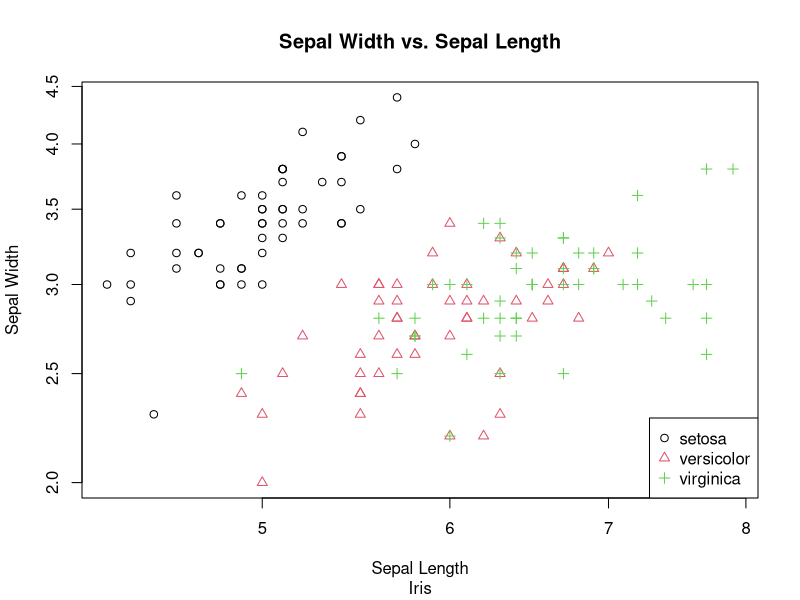
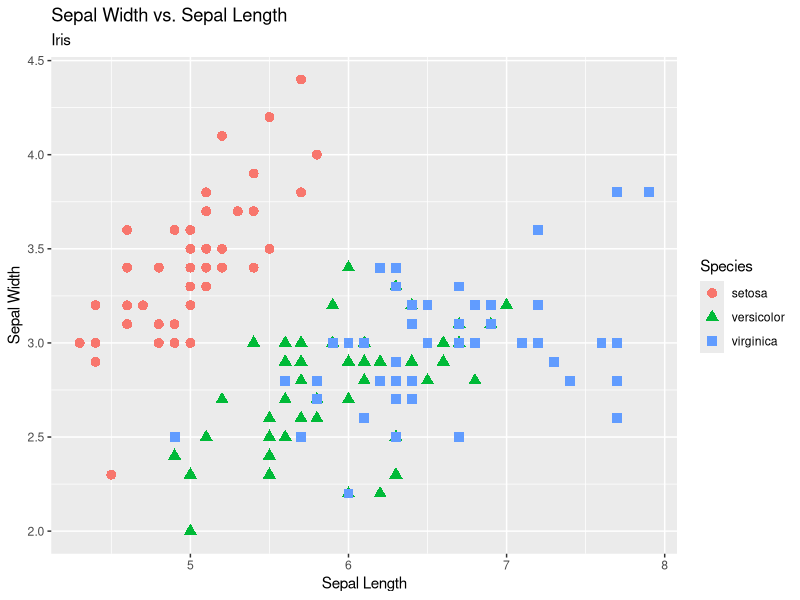
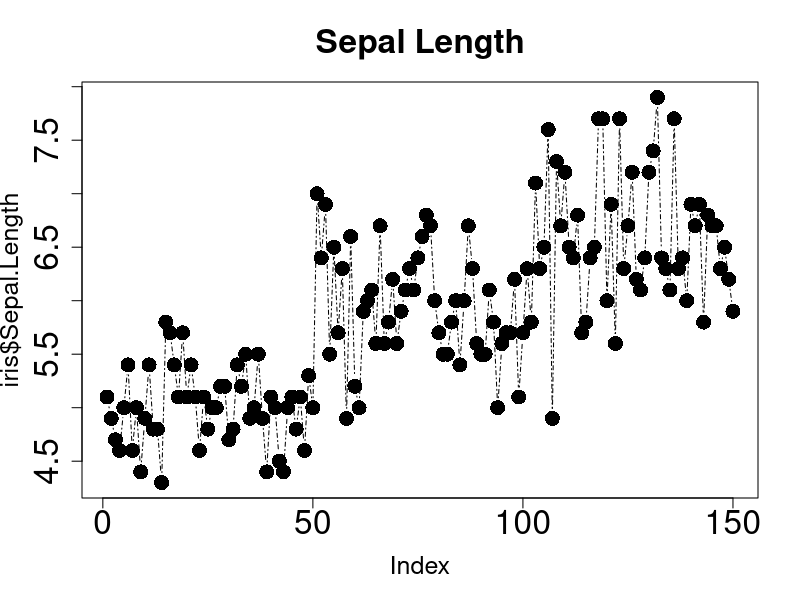
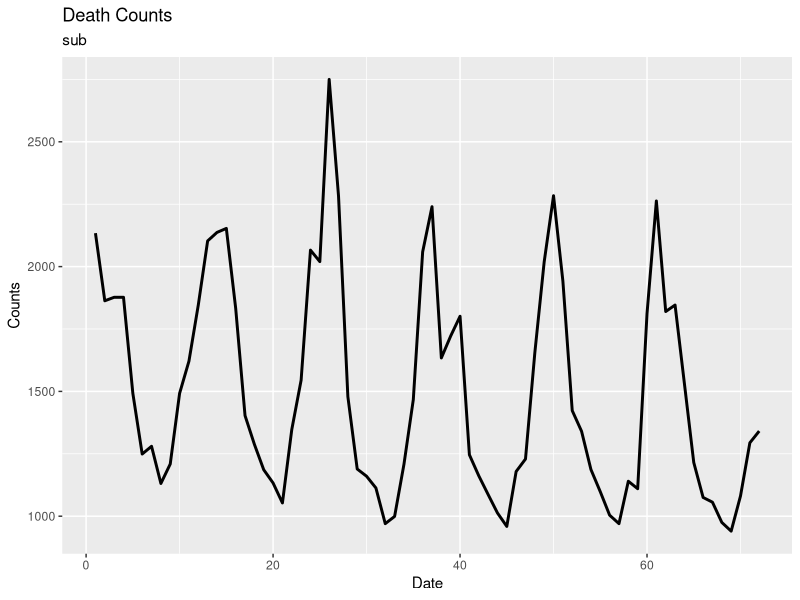
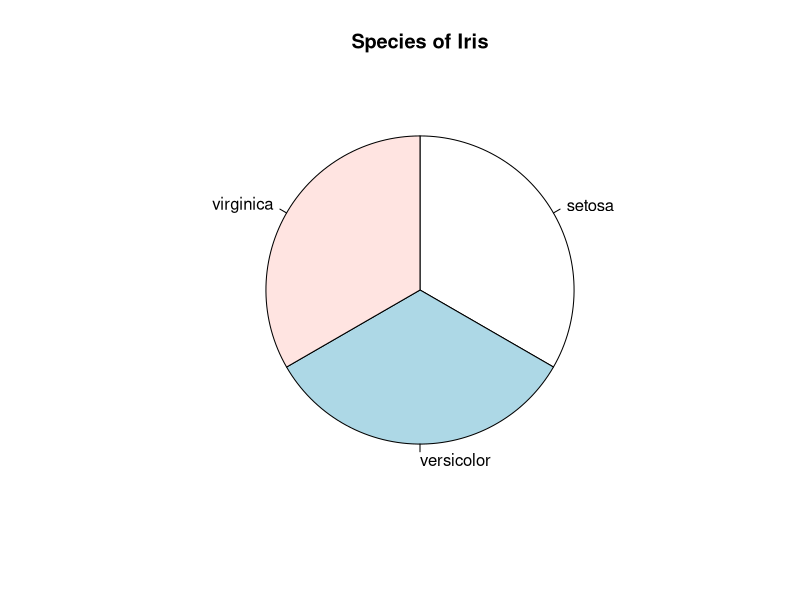

These charts were generated, in order, by the following R code: (Note: this script raises an error after producing the figures.)
head(iris)

summary(iris)

unique(iris$Species)

# Some parameters related to titles, labels, limits...
plot(x = iris$Sepal.Length, y = iris$Sepal.Width,
     main = "Sepal Width vs. Sepal Length",    # Title
     sub = "Iris",                             # Sub title
#      xlim = range(iris$Sepal.Length),          # limits of x-axis
#      ylim = c(1, 10),                          # Limits of y-axis
     xlab = "Sepal Length",                    # Label of x-axis
     ylab = "Sepal Width",                     # Label of y-axis
     log = "xy",                                # Axis to be set on log scale
     col = iris$Species,                       # color
     pch = as.numeric(iris$Species),           # point type
#      axes = F,
)            
# x and y are arguments - these two are sufficient for a plot
# In this plot, I specified some most basic graphical parameters.

# Add legends
legend("bottomright",
       legend = unique(iris$Species),
       col = unique(iris$Species),
       pch = as.numeric(unique(iris$Species))
)

# ggplot2
library(ggplot2)
e <- ggplot(iris, aes(Sepal.Length, Sepal.Width, color = Species, shape = Species)) +
        geom_point(size = 3) +
        labs(title = "Sepal Width vs. Sepal Length",
             subtitle = "Iris",
             x = "Sepal Length",
             y = "Sepal Width")
e

# Some parameters related to text and plot size.
plot(x = iris$Sepal.Length,
     type = "b",    # Type of plot
     pch = 16,     # plotting symbols, 1~25 plus anything you want.
     cex = 2,       # Plotting text and symbol size
     cex.axis = 2,  # Axis annotation size
     main = "Sepal Length", 
     cex.main = 2,  # Title text size
     cex.lab = 1.5,   # Axis label size
     lwd = 1,       # Line width
     lty = 4,
)

length(mdeaths)

md <- data.frame(Index = 1:length(mdeaths), Count = c(mdeaths))
e <- ggplot(md, aes(Index, Count)) +
        geom_line(size = 1) +
        labs(title = "Death Counts",
             subtitle = "sub",
             x = "Date",
             y = "Counts")
e

table(iris$Species)

pie(x = table(iris$Species),
#     col = 1:3,
    clockwise = T,
    main = "Species of Iris",  
)

# Some parameters related to colors
# par(bg = "lightgreen") # par() sets graphical parameters before plots.

hist(iris$Sepal.Length,
     freq = F,             # count or proportion
     breaks = 15,
     breaks = seq(from = 4,to = 8,by = 0.5),
     xlim = range(iris$Sepal.Length),
     main = "Histogram of Sepal Length",
     sub = "Iris",
     xlab = "Sepal Length",
     col.main = "blue",
     col.axis = 2,
     col.lab = "#009933",
     col.sub = 4,           # multiple ways to specify color.
     col = "darkgreen",
     border = "blue",       # Color of border of the bars
     density = 2,           # density of shading lines
     angle = 45             # angle of shading lines, in degrees.
)
# border, density and angle are parameters specific to hist().
# Mostly showed parameters related to colors.
# Sorry I am really really really bad with colors.

table(iris$Species)
barplot(table(iris$Species))

par(mar = c(8, 4, 4, 2) + 0.1) 
# Set the margins around the plotting area
plot(table(iris$Species), type = "h", las = 2)
# las controls the orientation of axis annotations.

boxplot(iris$Sepal.Length, iris$Sepal.Width, iris$Petal.Length, iris$Petal.Width)

fx1 <- function(x){x^2-10}
fx2 <- function(x){x^3}

# plot(fx1, xlim = c(-10, 10))

curve(fx1,
      xlim = c(-10, 10), ylim = c(-10, 10),
      col = 2, lty = 1)
curve(fx2, add = TRUE,   # add is an parameter in curve()
      col = 3, lty = 2)  # TRUE -> plot on the existing plot

x <- seq(from = -10, to = 2, by = 0.25)
y1 <- exp(x[1:24])
y2 <- exp(x[25:49])
points(x=x[1:24], y=y1, pch = ">")  # Add these points to the existing plot
lines(x=x[25:49], y=y2)
# # Add the smooth line containing these points to the existing plot
# # lines(x=x, y=y)     

abline(h = 5, lty = 3)      # h -> horizontal line at y = 5 
abline(v = -8, lty = "dotdash")     # v => vertical line at x = -8

abline(a = -1, b = 1/2)      # y = a + bx

# # legend
legend("topright",       # Can also be "top", "bottomright", ...
       c(expression(paste(x^2-10)), expression(paste(x^3))),
       col = c(2,3),      # Usually corresponds to the plot
       lty = c(1,2),
       text.col = c(2,3))

xx <- seq(from = -10, to = 10, by = 0.1)
yy <- dnorm(xx, mean = 0, sd = 2)  
# dnorm() gives the normal distribution density
plot(x = xx, y = yy, type = "l", main = "PDF of Normal(0, 2)",
     axes = F,      # Suppress axes
     xlab = "x", ylab = "Density"
)
# axis() allows us to customize axes.
axis(1, at = seq(from = -10, to = 10, by = 4))
axis(2, at = seq(from = 0, to = 1, by = 0.02))
axis(4)
grid(col = "red")   # add grid lines.
# Explore the parameters allowed in grid()

curve(dnorm, xlim = c(-10, 10))

ggplot() + xlim(-10,10) + stat_function(fun = dnorm, args = list(mean = 0, sd = 2))

par(mfrow = c(2,2),                # 2 x 2 = 4 plots on the same page,
    mar = c(3, 2, 1, 1) + 0.1)     # mar allows us to change margins
plot(lm(Sepal.Length~Petal.Length, data = iris))
# lm() for linear regression - EPIB 621 material
# Plot your linear regression object will give 4 diagnostic plots.

matrix(c(1,1,2,3), 2, 2, byrow = TRUE)

nf <- layout(matrix(c(1,1,2,3), 2, 2, byrow = TRUE))
par(mar = c(3, 2, 1, 1) + 0.1)
# layout.show(nf)  # Shows the partition of the plotting area
plot(x=x, y=c(y1, y2), type = "l")
plot(x=xx, y=yy, type = "l")
boxplot(iris$Sepal.Length, iris$Petal.Length)

pdf(file = "Normal_Density.pdf")

plot(x = xx, y = yy, type = "l",
     main = "PDF of Normal(0, 2)",
     axes = F, xlab = "x",
     ylab = "Density")
axis(1, at = seq(from = -10, to = 10, by = 2))
axis(2, at = seq(from = 0, to = 1, by = 0.02))
grid()

dev.off()

# ggsave for ggplot2


